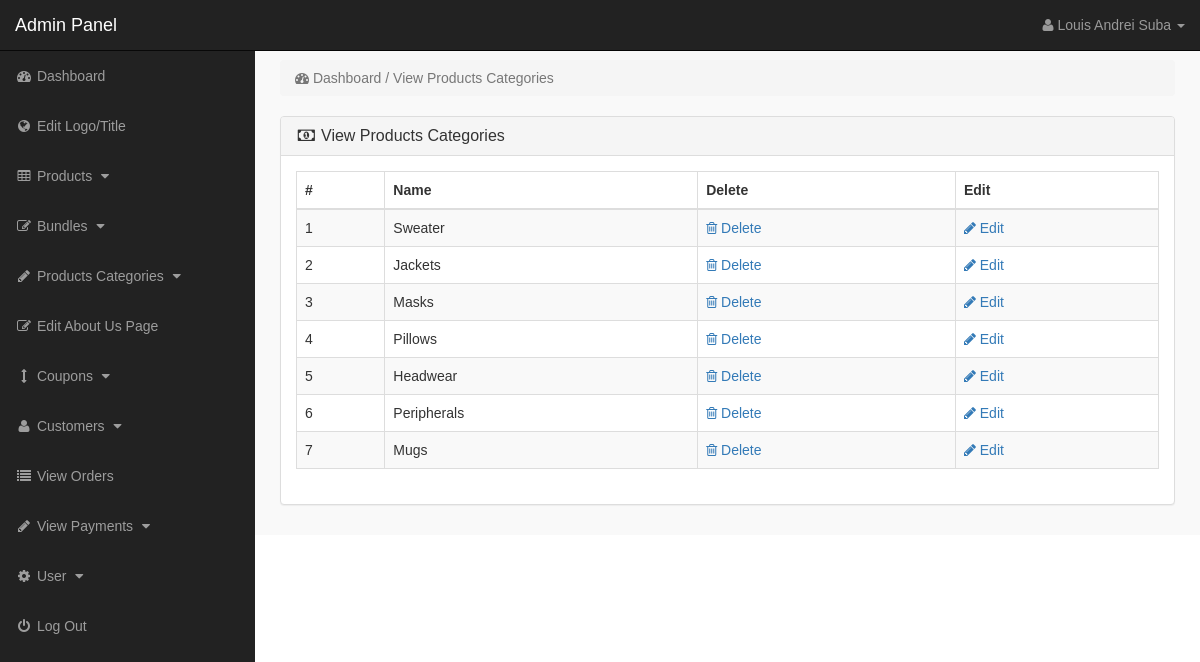
Screenshot of /admin_area/index.php?view_p_cats (signed in) with the database file from the repository.
### tables this page shows
CREATE TABLE `product_categories` (
  `p_cat_id` int(10) NOT NULL,
  `p_cat_title` text NOT NULL,
  `p_cat_image` text NOT NULL
);

### admin_area/view_p_cats.php (the view)
<?php
if(!isset($_SESSION['admin_email'])){
echo "<script>window.open('login.php','_self')</script>";
}
else {
?>
<div class="row">
<div class="col-lg-12">
<ol class="breadcrumb">
<li class="active">
<i class="fa fa-dashboard"></i> Dashboard / View Products Categories
</li>
</ol>
</div>
</div>
<div class="row">
<div class="col-lg-12">
<div class="panel panel-default">
<div class="panel-heading">
<h3 class="panel-title">
<i class="fa fa-money fa-fw"> </i> View Products Categories
</h3>
</div>
<div class="panel-body">
<div class="table-responsive">
<table class="table table-bordered table-hover table-striped">
<thead>
<tr>
<th>#</th>
<th>Name</th>
<th>Delete</th>
<th>Edit</th>
</tr>
</thead>
<tbody>
<?php
$i=0;
$get_p_cats = "select * from product_categories";
$run_p_cats = mysqli_query($con,$get_p_cats);
while($row_p_cats = mysqli_fetch_array($run_p_cats)){
$p_cat_id = $row_p_cats['p_cat_id'];
$p_cat_title = $row_p_cats['p_cat_title'];
$i++;
?>
<tr>
<td> <?php echo $i; ?> </td>
<td> <?php echo $p_cat_title; ?> </td>
<td>
<a href="index.php?delete_p_cat=<?php echo $p_cat_id; ?>">
<i class="fa fa-trash-o"></i> Delete
</a>
</td>
<td>
<a href="index.php?edit_p_cat=<?php echo $p_cat_id; ?>">
<i class="fa fa-pencil"></i> Edit
</a>
</td>
</tr>
<?php } ?>
</tbody>
</table>
</div>
</div>
</div>
</div>
</div>
<?php } ?>

### admin_area/includes/sidebar.php (shortened to what this page needs)
<?php
if (!isset($_SESSION['admin_email'])) {
    echo "<script>window.open('login.php','_self')</script>";
} else {
    $admin_level = $_SESSION['admin_level'];
    if ($admin_level == 2) {
        $hideme = 'display:none;';
    } else {
        $hideme = '';
    }
    ?>
<nav class="navbar navbar-inverse navbar-fixed-top" >
<div class="navbar-header" >
<a class="navbar-brand" href="index.php?dashboard" >Admin Panel</a>
</div>
<ul class="nav navbar-right top-nav" >
<li class="dropdown" >
<a href="#" class="dropdown-toggle" data-toggle="dropdown" >
<i class="fa fa-user" ></i>
<?php echo $admin_name; ?> <b class="caret" ></b>
</a>
</li>
</ul>
<div class="collapse navbar-collapse navbar-ex1-collapse">
<ul class="nav navbar-nav side-nav">
<li>
<a href="index.php?dashboard">
<i class="fa fa-fw fa-dashboard"></i> Dashboard
</a>
</li>
<li>
<a style="<?php echo $hideme; ?>" href="index.php?edit_logo_title">
<i class="fa fa-fw fa-globe"></i> Edit Logo/Title
</a>
</li>
<li>
<a href="#" data-toggle="collapse" data-target="#products">
<i class="fa fa-fw fa-table"></i> Products
<i class="fa fa-fw fa-caret-down"></i>
</a>
</li>
<li>
<a href="#" data-toggle="collapse" data-target="#bundles">
<i class="fa fa-fw fa-edit"></i> Bundles
<i class="fa fa-fw fa-caret-down"></i>
</a>
</li>
<li>
<a href="#" data-toggle="collapse" data-target="#p_cat">
<i class="fa fa-fw fa-pencil"></i> Products Categories
<i class="fa fa-fw fa-caret-down"></i>
</a>
</li>
<li style="<?php echo $hideme; ?>">
<a href="index.php?edit_about_us">
<i class="fa fa-fw fa-edit"></i> Edit About Us Page
</a>
</li>
<li style="<?php echo $hideme; ?>">
<a href="#" data-toggle="collapse" data-target="#coupons">
<i class="fa fa-fw fa-arrows-v"></i> Coupons
<i class="fa fa-fw fa-caret-down"></i>
</a>
</li>
<li style="<?php echo $hideme; ?>">
<a href="#" data-toggle="collapse" data-target="#customer">
<i class="fa fa-fw fa-user"></i> Customers
<i class="fa fa-fw fa-caret-down"></i>
</a>
</li>
<li>
<a href="index.php?view_orders">
<i class="fa fa-fw fa-list"></i> View Orders
</a>
</li>
<li>
<a href="#" data-toggle="collapse" data-target="#pay">
<i class="fa fa-fw fa-pencil"></i> View Payments
<i class="fa fa-fw fa-caret-down"></i>
</a>
</li>
<li>
<a href="#" data-toggle="collapse" data-target="#users">
<i class="fa fa-fw fa-gear"></i> User
<i class="fa fa-fw fa-caret-down"></i>
</a>
</li>
<li>
<a href="logout.php">
<i class="fa fa-fw fa-power-off"></i> Log Out
</a>
</li>
</ul>
</div>
</nav>
<?php }?>

### admin_area/css/style.css (style rules this page uses)
* { font-family: "Montserrat", sans-serif }
body { margin-top: 100px; font-family: "Montserrat"; }
@media (min-width: 768px) { body { margin-top: 50px; } }
.top-nav { padding: 0 15px; }
.top-nav>li { display: inline-block; float: left; }
.top-nav>li>a { padding-top: 15px; padding-bottom: 15px; line-height: 20px; color: #999; }
@media (min-width: 768px) { .side-nav { position: fixed; top: 51px; width: 255px; border-radius: 0; overflow-y: auto; background-color: #222; bottom: 0; overflow-x: hidden; padding-bottom: 40px; } }
@media (min-width: 768px) { .side-nav>li>a { width: 255px; } }
.panel-body { border-radius: 5px; }

### rows the page displays
product_categories: p_cat_title "Sweater"
product_categories: p_cat_title "Jackets"
product_categories: p_cat_title "Masks"
product_categories: p_cat_title "Pillows"
product_categories: p_cat_title "Headwear"
product_categories: p_cat_title "Peripherals"
product_categories: p_cat_title "Mugs"

### other values shown
$admin_name "Louis Andrei Suba"
